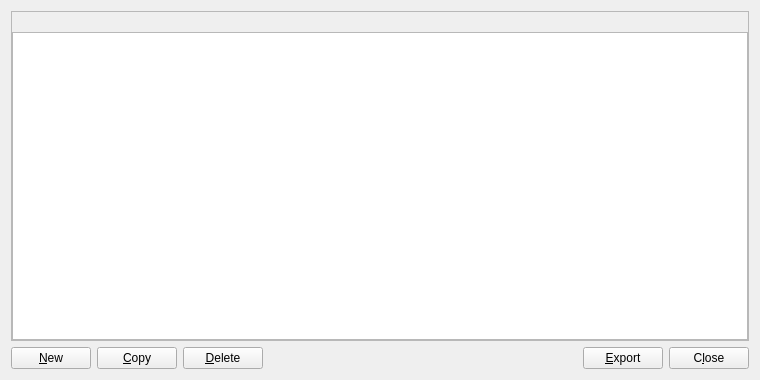
<?xml version="1.0" encoding="UTF-8"?>
<ui version="4.0">
 <class>AddressBookPage</class>
 <widget class="QWidget" name="AddressBookPage">
  <property name="geometry">
   <rect>
    <x>0</x>
    <y>0</y>
    <width>760</width>
    <height>380</height>
   </rect>
  </property>
  <layout class="QVBoxLayout" name="verticalLayout">
   <item>
    <widget class="QFrame" name="frame">
     <property name="minimumSize">
      <size>
       <width>0</width>
       <height>0</height>
      </size>
     </property>
     <property name="frameShape">
      <enum>QFrame::StyledPanel</enum>
     </property>
     <property name="frameShadow">
      <enum>QFrame::Raised</enum>
     </property>
     <layout class="QVBoxLayout" name="verticalLayout_2">
      <property name="spacing">
       <number>6</number>
      </property>
      <property name="leftMargin">
       <number>0</number>
      </property>
      <property name="topMargin">
       <number>0</number>
      </property>
      <property name="rightMargin">
       <number>0</number>
      </property>
      <property name="bottomMargin">
       <number>0</number>
      </property>
      <item>
       <widget class="QLabel" name="labelExplanation">
        <property name="textFormat">
         <enum>Qt::PlainText</enum>
        </property>
        <property name="wordWrap">
         <bool>true</bool>
        </property>
       </widget>
      </item>
      <item>
       <widget class="QTableView" name="tableView">
        <property name="contextMenuPolicy">
         <enum>Qt::CustomContextMenu</enum>
        </property>
        <property name="toolTip">
         <string>Right-click to edit address or label</string>
        </property>
        <property name="tabKeyNavigation">
         <bool>false</bool>
        </property>
        <property name="alternatingRowColors">
         <bool>true</bool>
        </property>
        <property name="selectionMode">
         <enum>QAbstractItemView::SingleSelection</enum>
        </property>
        <property name="selectionBehavior">
         <enum>QAbstractItemView::SelectRows</enum>
        </property>
        <property name="sortingEnabled">
         <bool>true</bool>
        </property>
        <attribute name="verticalHeaderVisible">
         <bool>false</bool>
        </attribute>
       </widget>
      </item>
     </layout>
    </widget>
   </item>
   <item>
    <layout class="QHBoxLayout" name="horizontalLayout">
     <item>
      <widget class="QPushButton" name="newAddress">
       <property name="toolTip">
        <string>Create a new address</string>
       </property>
       <property name="text">
        <string>&amp;New</string>
       </property>
       <property name="icon">
        <iconset>
         <normaloff>:/icons/add</normaloff>:/icons/add</iconset>
       </property>
       <property name="autoDefault">
        <bool>false</bool>
       </property>
      </widget>
     </item>
     <item>
      <widget class="QPushButton" name="copyAddress">
       <property name="toolTip">
        <string>Copy the currently selected address to the system clipboard</string>
       </property>
       <property name="text">
        <string>&amp;Copy</string>
       </property>
       <property name="icon">
        <iconset>
         <normaloff>:/icons/editcopy</normaloff>:/icons/editcopy</iconset>
       </property>
       <property name="autoDefault">
        <bool>false</bool>
       </property>
      </widget>
     </item>
     <item>
      <widget class="QPushButton" name="deleteAddress">
       <property name="toolTip">
        <string>Delete the currently selected address from the list</string>
       </property>
       <property name="text">
        <string>&amp;Delete</string>
       </property>
       <property name="icon">
        <iconset>
         <normaloff>:/icons/remove</normaloff>:/icons/remove</iconset>
       </property>
       <property name="autoDefault">
        <bool>false</bool>
       </property>
      </widget>
     </item>
     <item>
      <spacer name="horizontalSpacer">
       <property name="orientation">
        <enum>Qt::Horizontal</enum>
       </property>
       <property name="sizeHint" stdset="0">
        <size>
         <width>40</width>
         <height>20</height>
        </size>
       </property>
      </spacer>
     </item>
     <item>
      <widget class="QPushButton" name="exportButton">
       <property name="toolTip">
        <string>Export the data in the current tab to a file</string>
       </property>
       <property name="text">
        <string>&amp;Export</string>
       </property>
       <property name="icon">
        <iconset>
         <normaloff>:/icons/export</normaloff>:/icons/export</iconset>
       </property>
       <property name="autoDefault">
        <bool>false</bool>
       </property>
      </widget>
     </item>
     <item>
      <widget class="QPushButton" name="closeButton">
       <property name="sizePolicy">
        <sizepolicy hsizetype="Minimum" vsizetype="Minimum">
         <horstretch>0</horstretch>
         <verstretch>0</verstretch>
        </sizepolicy>
       </property>
       <property name="text">
        <string>C&amp;lose</string>
       </property>
       <property name="autoDefault">
        <bool>false</bool>
       </property>
      </widget>
     </item>
    </layout>
   </item>
  </layout>
 </widget>
 <resources/>
 <connections/>
</ui>
